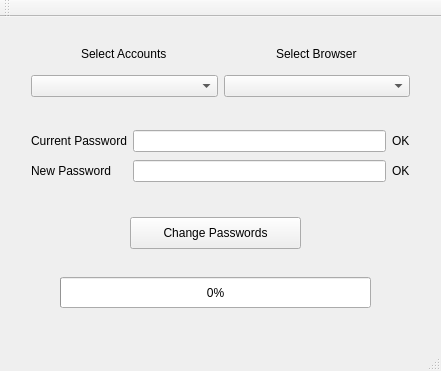
<?xml version="1.0" encoding="UTF-8"?>
<ui version="4.0">
 <class>MainWindow</class>
 <widget class="QMainWindow" name="MainWindow">
  <property name="geometry">
   <rect>
    <x>0</x>
    <y>0</y>
    <width>441</width>
    <height>371</height>
   </rect>
  </property>
  <property name="windowTitle">
   <string notr="true">MDSP Account Password Manager</string>
  </property>
  <widget class="QWidget" name="centralWidget">
   <widget class="QPushButton" name="pushButton">
    <property name="geometry">
     <rect>
      <x>130</x>
      <y>200</y>
      <width>171</width>
      <height>32</height>
     </rect>
    </property>
    <property name="text">
     <string>Change Passwords</string>
    </property>
   </widget>
   <widget class="QProgressBar" name="progressBar">
    <property name="geometry">
     <rect>
      <x>60</x>
      <y>260</y>
      <width>311</width>
      <height>31</height>
     </rect>
    </property>
    <property name="autoFillBackground">
     <bool>true</bool>
    </property>
    <property name="value">
     <number>0</number>
    </property>
    <property name="textVisible">
     <bool>true</bool>
    </property>
    <property name="invertedAppearance">
     <bool>false</bool>
    </property>
    <property name="format">
     <string>%p%</string>
    </property>
   </widget>
   <widget class="QWidget" name="gridLayoutWidget">
    <property name="geometry">
     <rect>
      <x>20</x>
      <y>10</y>
      <width>401</width>
      <height>81</height>
     </rect>
    </property>
    <layout class="QGridLayout" name="gridLayout">
     <item row="1" column="1">
      <widget class="QComboBox" name="comboBox_2"/>
     </item>
     <item row="0" column="0" alignment="Qt::AlignHCenter">
      <widget class="QLabel" name="label">
       <property name="text">
        <string>Select Accounts</string>
       </property>
      </widget>
     </item>
     <item row="1" column="0">
      <widget class="QComboBox" name="comboBox">
       <property name="editable">
        <bool>false</bool>
       </property>
       <property name="currentText">
        <string/>
       </property>
      </widget>
     </item>
     <item row="0" column="1" alignment="Qt::AlignHCenter">
      <widget class="QLabel" name="label_6">
       <property name="text">
        <string>Select Browser</string>
       </property>
      </widget>
     </item>
    </layout>
   </widget>
   <widget class="QWidget" name="gridLayoutWidget_2">
    <property name="geometry">
     <rect>
      <x>20</x>
      <y>100</y>
      <width>401</width>
      <height>80</height>
     </rect>
    </property>
    <layout class="QGridLayout" name="gridLayout_2">
     <item row="0" column="1">
      <widget class="QLineEdit" name="inputCurrent"/>
     </item>
     <item row="0" column="0">
      <widget class="QLabel" name="label_2">
       <property name="text">
        <string>Current Password</string>
       </property>
      </widget>
     </item>
     <item row="1" column="0">
      <widget class="QLabel" name="label_3">
       <property name="text">
        <string>New Password</string>
       </property>
      </widget>
     </item>
     <item row="1" column="1">
      <widget class="QLineEdit" name="inputNew"/>
     </item>
     <item row="1" column="2">
      <widget class="QLabel" name="label_5">
       <property name="text">
        <string>OK</string>
       </property>
      </widget>
     </item>
     <item row="0" column="2">
      <widget class="QLabel" name="label_4">
       <property name="font">
        <font>
         <weight>50</weight>
         <italic>false</italic>
         <bold>false</bold>
        </font>
       </property>
       <property name="text">
        <string>OK</string>
       </property>
      </widget>
     </item>
    </layout>
   </widget>
  </widget>
  <widget class="QMenuBar" name="menuBar">
   <property name="geometry">
    <rect>
     <x>0</x>
     <y>0</y>
     <width>441</width>
     <height>22</height>
    </rect>
   </property>
  </widget>
  <widget class="QToolBar" name="mainToolBar">
   <attribute name="toolBarArea">
    <enum>TopToolBarArea</enum>
   </attribute>
   <attribute name="toolBarBreak">
    <bool>false</bool>
   </attribute>
  </widget>
  <widget class="QStatusBar" name="statusBar"/>
 </widget>
 <layoutdefault spacing="6" margin="11"/>
 <resources/>
 <connections/>
</ui>
